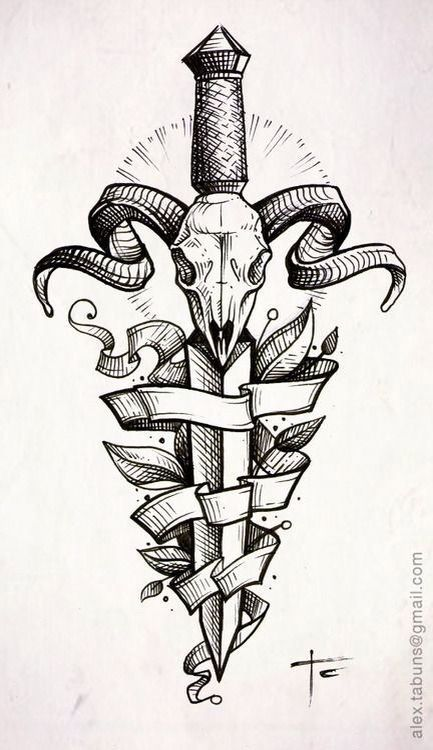
#> input picture 1)OpenCv-Basic-Operation/deneme.jpg, 433 x 750 px, found by its file name
$ python 'image -ropping(ROI).py'
#> lines starting #> are read from the running program, lines starting #| are printed output that depends on the picture
#ROI ==> region of interest ==> ilgi alanı
import cv2

img = cv2.imread("D:\opencvders\Temelislemler\deneme.jpg")
#> img is the input picture: shape (750, 433, 3); mean B, G, R 210, 213.1, 217.3
#print(img.shape[:2])

roi = img[180:380, 30:420]
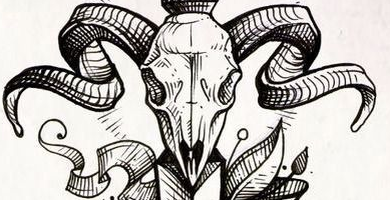
#> roi: shape (200, 390, 3); mean B, G, R 180.2, 183.8, 187
cv2.imshow("deneme",img)
cv2.imshow("roi",roi)
cv2.waitKey(0)
cv2.destroyAllWindows()
